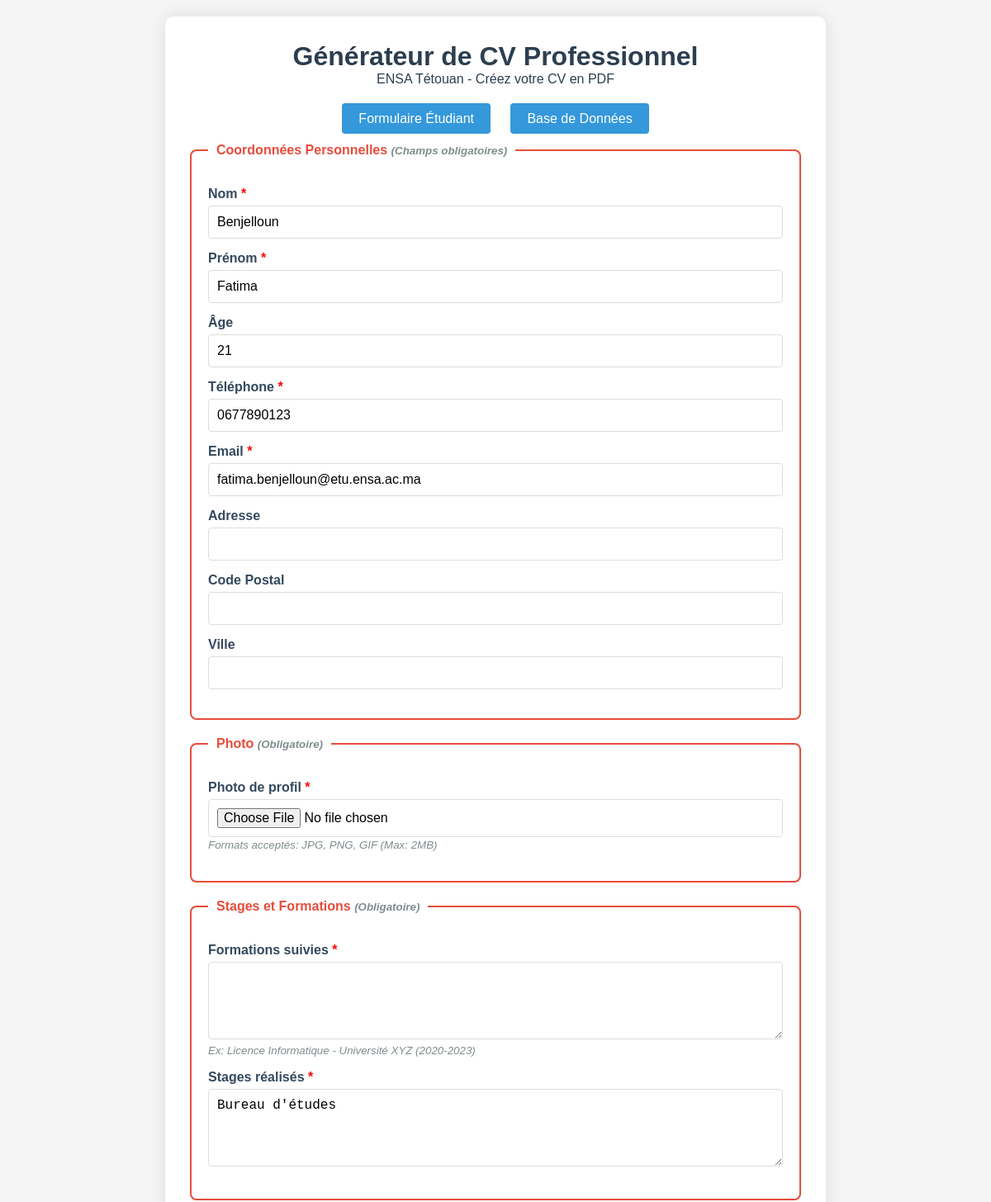
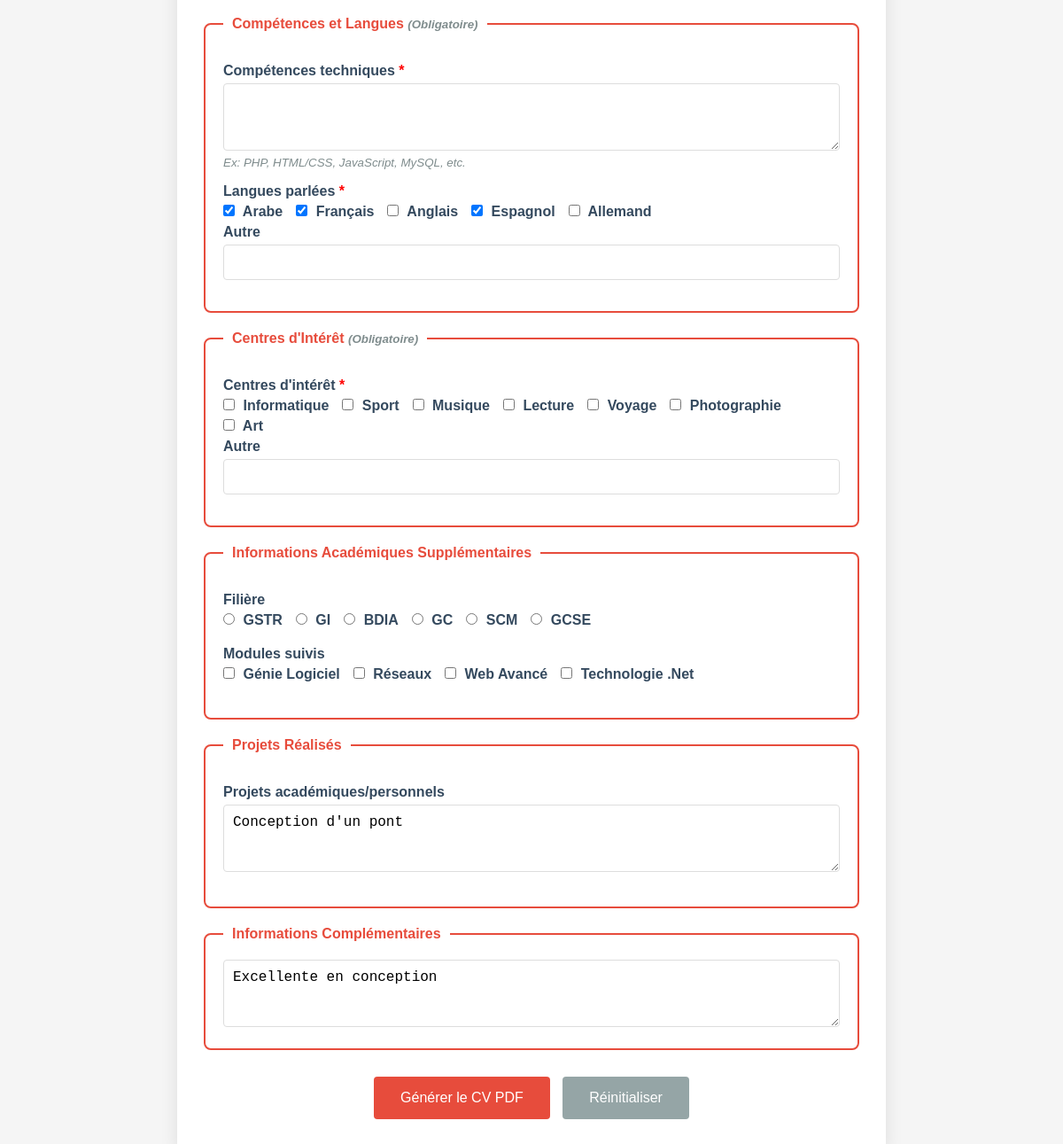
The page /formulaire_cv.php?email=fatima.benjelloun@etu.ensa.ac.ma on the database its author committed (2 pictures, top to bottom).
### tables this page shows
CREATE TABLE IF NOT EXISTS students (
    id INT AUTO_INCREMENT PRIMARY KEY,
    nom VARCHAR(100) NOT NULL,
    prenom VARCHAR(100) NOT NULL,
    age INT NOT NULL,
    telephone VARCHAR(20) NOT NULL,
    email VARCHAR(150) UNIQUE NOT NULL,
    filiere VARCHAR(100) NOT NULL,
    annee VARCHAR(50) NOT NULL,
    modules TEXT,
    projets_realises TEXT,
    projets_stages TEXT,
    centres_interet TEXT,
    langues TEXT,
    remarques TEXT,
    photo VARCHAR(255),
    created_at TIMESTAMP DEFAULT CURRENT_TIMESTAMP
);

### db_config.php (called while the page is built, shortened)
<?php
class Database {
    private $host = 'localhost';
    private $username = 'root';
    private $password = '';
    private $database = 'ensa_students';
    private $conn;
    public function __construct() {
        try {
            $this->conn = new PDO(
                "mysql:host={$this->host};dbname={$this->database};charset=utf8",
                $this->username,
                $this->password,
                [PDO::ATTR_ERRMODE => PDO::ERRMODE_EXCEPTION]
            );
        } catch(PDOException $e) {
            die("Database Error: " . $e->getMessage());
        }
    }
    public function getStudentByEmail($email) {
        $stmt = $this->conn->prepare("SELECT * FROM students WHERE email = ?");
        $stmt->execute([$email]);
        return $stmt->fetch(PDO::FETCH_ASSOC);
    }
}
?>

### formulaire_cv.php (the view, shortened to what this page needs)
<?php
require_once 'db_config.php';
$db = new Database();
$prefill_data = [];
if (isset($_GET['email'])) {
    $student = $db->getStudentByEmail($_GET['email']);
    if ($student) {
        $prefill_data = [
            'nom' => $student['nom'],
            'prenom' => $student['prenom'],
            'age' => $student['age'],
            'telephone' => $student['telephone'],
            'email' => $student['email'],
            'filiere' => $student['filiere'],
            'annee' => $student['annee'],
            'modules' => explode(', ', $student['modules']),
            'projets_realises' => $student['projets_realises'],
            'projets_stages' => $student['projets_stages'],
            'centres_interet' => explode(', ', $student['centres_interet']),
            'langues' => explode(', ', $student['langues']),
            'remarques' => $student['remarques']
        ];
    }
}
$form = isset($_SESSION['form']) ? $_SESSION['form'] : $prefill_data;
$form = array_merge([
    'nom' => '',
    'prenom' => '',
    'age' => '',
    'telephone' => '',
    'email' => '',
    'adresse' => '',
    'ville' => '',
    'code_postal' => '',
    'filiere' => '',
    'annee' => '',
    'modules' => [],
    'projets_realises' => '',
    'projets_stages' => '',
    'centres_interet' => [],
    'langues' => [],
    'remarques' => '',
    'formations' => '',
    'competences' => ''
], $form);
?>
<!DOCTYPE html>
<html lang="fr">
<head>
</head>
<body>
    <div class="container">
        <div class="header">
            <h1>Générateur de CV Professionnel</h1>
            <p>ENSA Tétouan - Créez votre CV en PDF</p>
        </div>
        <div class="nav-links">
            <a href="index.php">Formulaire Étudiant</a>
            <a href="part3_facultative.php">Base de Données</a>
        </div>
        <form action="generer_cv.php" method="post" enctype="multipart/form-data">
            <fieldset>
                <legend>Coordonnées Personnelles <small>(Champs obligatoires)</small></legend>
                <div class="form-group">
                    <label class="required">Nom</label>
                    <input type="text" name="nom" value="<?= htmlspecialchars($form['nom']) ?>" required>
                </div>
                <div class="form-group">
                    <label class="required">Prénom</label>
                    <input type="text" name="prenom" value="<?= htmlspecialchars($form['prenom']) ?>" required>
                </div>
                <div class="form-group">
                    <label>Âge</label>
                    <input type="number" name="age" value="<?= htmlspecialchars($form['age']) ?>">
                </div>
                <div class="form-group">
                    <label class="required">Téléphone</label>
                    <input type="text" name="telephone" value="<?= htmlspecialchars($form['telephone']) ?>" required>
                </div>
                <div class="form-group">
                    <label class="required">Email</label>
                    <input type="email" name="email" value="<?= htmlspecialchars($form['email']) ?>" required>
                </div>
                <div class="form-group">
                    <label>Adresse</label>
                    <input type="text" name="adresse" value="<?= htmlspecialchars($form['adresse']) ?>">
                </div>
                <div class="form-group">
                    <label>Code Postal</label>
                    <input type="text" name="code_postal" value="<?= htmlspecialchars($form['code_postal']) ?>">
                </div>
                <div class="form-group">
                    <label>Ville</label>
                    <input type="text" name="ville" value="<?= htmlspecialchars($form['ville']) ?>">
                </div>
            </fieldset>
            <fieldset>
                <legend>Photo <small>(Obligatoire)</small></legend>
                <div class="form-group">
                    <label class="required">Photo de profil</label>
                    <input type="file" name="photo" accept="image/*" required>
                    <small>Formats acceptés: JPG, PNG, GIF (Max: 2MB)</small>
                </div>
            </fieldset>
            <fieldset>
                <legend>Stages et Formations <small>(Obligatoire)</small></legend>
                <div class="form-group">
                    <label class="required">Formations suivies</label>
                    <textarea name="formations" rows="4" required><?= htmlspecialchars($form['formations']) ?></textarea>
                    <small>Ex: Licence Informatique - Université XYZ (2020-2023)</small>
                </div>
                <div class="form-group">
                    <label class="required">Stages réalisés</label>
                    <textarea name="projets_stages" rows="4" required><?= htmlspecialchars($form['projets_stages']) ?></textarea>
                </div>
            </fieldset>
            <fieldset>
                <legend>Compétences et Langues <small>(Obligatoire)</small></legend>
                <div class="form-group">
                    <label class="required">Compétences techniques</label>
                    <textarea name="competences" rows="3" required><?= htmlspecialchars($form['competences']) ?></textarea>
                    <small>Ex: PHP, HTML/CSS, JavaScript, MySQL, etc.</small>
                </div>
                <div class="form-group">
                    <label class="required">Langues parlées</label>
                    <?php
                    $langues = ['Arabe','Français','Anglais','Espagnol','Allemand'];
                    foreach($langues as $l){
                        $checked = in_array($l, $form['langues']) ? 'checked' : '';
                        echo "<label class='inline'><input type='checkbox' name='langues[]' value='$l' $checked> $l</label>";
                    }
                    ?>
                    <label>Autre</label>
                    <input type="text" name="autre_langue" value="<?= htmlspecialchars($form['autre_langue'] ?? '') ?>">
                </div>
            </fieldset>
            <fieldset>
                <legend>Centres d'Intérêt <small>(Obligatoire)</small></legend>
                <div class="form-group">
                    <label class="required">Centres d'intérêt</label>
                    <?php
                    $centres = ['Informatique','Sport','Musique','Lecture','Voyage','Photographie','Art'];
                    foreach($centres as $c){
                        $checked = in_array($c, $form['centres_interet']) ? 'checked' : '';
                        echo "<label class='inline'><input type='checkbox' name='centres_interet[]' value='$c' $checked> $c</label>";
                    }
                    ?>
                    <label>Autre</label>
                    <input type="text" name="autre_centre" value="<?= htmlspecialchars($form['autre_centre'] ?? '') ?>">
                </div>
            </fieldset>
            <fieldset>
                <legend>Informations Académiques Supplémentaires</legend>
                <div class="form-group">
                    <label>Filière</label>
                    <?php
                    $filieres = ['GSTR','GI','BDIA','GC','SCM','GCSE'];
                    foreach($filieres as $f) {
                        $checked = ($form['filiere']===$f) ? 'checked' : '';
                        echo "<label class='inline'><input type='radio' name='filiere' value='$f' $checked> $f</label>";
                    }
                    ?>
                </div>
                <div class="form-group">
                    <label>Modules suivis</label>
                    <?php
                    $modules = ['Génie Logiciel','Réseaux','Web Avancé','Technologie .Net'];
                    foreach($modules as $m){
                        $checked = in_array($m, $form['modules']) ? 'checked' : '';
                        echo "<label class='inline'><input type='checkbox' name='modules[]' value='$m' $checked> $m</label>";
                    }
                    ?>
                </div>
            </fieldset>
            <fieldset>
                <legend>Projets Réalisés</legend>
                <div class="form-group">
                    <label>Projets académiques/personnels</label>
                    <textarea name="projets_realises" rows="3"><?= htmlspecialchars($form['projets_realises']) ?></textarea>
                </div>
            </fieldset>
            <fieldset>
                <legend>Informations Complémentaires</legend>
                <textarea name="remarques" rows="3" placeholder="Autres informations..."><?= htmlspecialchars($form['remarques']) ?></textarea>
            </fieldset>
            <div style="text-align: center;">
                <button type="submit" name="generer_cv">Générer le CV PDF</button>
                <button type="reset" class="btn-secondary">Réinitialiser</button>
            </div>
        </form>
    </div>
</body>
</html>

### formulaire_cv.php (style rules this page uses)
* { margin: 0; padding: 0; box-sizing: border-box; }
body { font-family: Arial, sans-serif; background: #f5f5f5; padding: 20px; }
.container { max-width: 800px; margin: 0 auto; background: white; padding: 30px; border-radius: 10px; box-shadow: 0 0 20px rgba(0,0,0,0.1); }
.header { text-align: center; margin-bottom: 30px; color: #2c3e50; }
fieldset { border: 2px solid #e74c3c; border-radius: 8px; padding: 20px; margin: 20px 0; }
legend { font-weight: bold; padding: 0 10px; color: #e74c3c; }
.form-group { margin: 15px 0; }
label { display: block; font-weight: bold; margin-bottom: 5px; color: #34495e; }
.inline { display: inline-block; margin-right: 15px; }
.required::after { content: " *"; color: red; }
input, select, textarea { width: 100%; padding: 10px; border: 1px solid #ddd; border-radius: 4px; font-size: 16px; }
input[type="radio"], input[type="checkbox"] { width: auto; margin-right: 5px; }
button { background: #e74c3c; color: white; border: none; padding: 15px 30px; border-radius: 4px; cursor: pointer; font-size: 16px; margin: 10px 5px; }
.btn-secondary { background: #95a5a6; }
.nav-links { text-align: center; margin: 20px 0; }
.nav-links a { background: #3498db; color: white; padding: 10px 20px; text-decoration: none; border-radius: 4px; margin: 0 10px; }
small { color: #7f8c8d; font-style: italic; }

### rows shown on the page
students: nom "Benjelloun", prenom "Fatima", age "21", telephone "0677890123", email "fatima.benjelloun@etu.ensa.ac.ma", projets_stages "Bureau d'études", projets_realises "Conception d'un pont", remarques "Excellente en conception"

### other values the page prints
$l "Arabe"
$l "Français"
$l "Anglais"
$l "Espagnol"
$l "Allemand"
$c "Informatique"
$c "Sport"
$c "Musique"
$c "Lecture"
$c "Voyage"
$c "Photographie"
$c "Art"
$f "GSTR"
$f "GI"
$f "BDIA"
